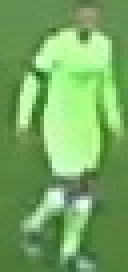
#> input picture output_videos/cropped_image.jpg, 32 x 68 px (shown 4 times larger)
$ jupyter execute color_assignment.ipynb
#> lines starting #> are read from the running program, lines starting #| are printed output that depends on the picture
[cell 1]
import cv2
import numpy as np
import matplotlib.pyplot as plt
from sklearn.cluster import KMeans

[cell 2]
image_path = '../output_videos/cropped_image.jpg'
image = cv2.imread(image_path)
#> image is the input picture: shape (68, 32, 3); mean B, G, R 97.9, 168.2, 118.1
image = cv2.cvtColor(image, cv2.COLOR_BGR2RGB)

[cell 3]
plt.imshow(image)
plt.show()

### Crop only the top part of the Image

[cell 4]
top_half_image = image[0 : int(image.shape[0]/2), :]
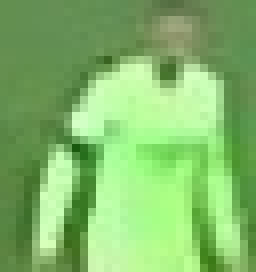
#> top_half_image: shape (34, 32, 3) (shown 8 times larger); mean R, G, B 130.4, 186, 106.8
plt.imshow(top_half_image)
plt.show()

### Cluster the image into two clusters

[cell 5]
#Reshape the image into 2D Array
image_2d = top_half_image.reshape(-1,3)
#> image_2d = 1088 rows, first 8: [99, 143, 80], [99, 143, 80], [99, 143, 82], [99, 143, 82], [99, 143, 84], [99, 143, 84], [102, 143, 85], [102, 143, 85]

#Using K-Means Clustering to create the clusters
kmeans = KMeans(n_clusters=2, random_state=0)
kmeans.fit(image_2d)

#Get the cluster labels
labels = kmeans.labels_

#Reshape the labels into original label shape
clustered_image = labels.reshape(top_half_image.shape[0], top_half_image.shape[1])

plt.imshow(clustered_image)
plt.show()
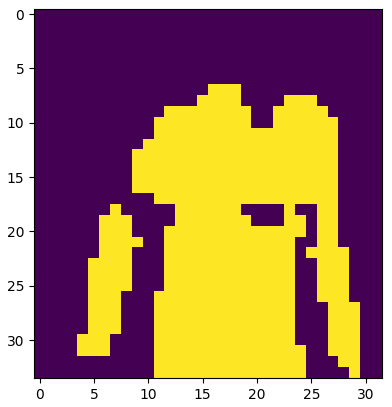
#> figure drawn by matplotlib, 1 panel

[cell 6]
corner_clusters = [clustered_image[0,0], clustered_image[0,-1], clustered_image[-1,0], clustered_image[-1,-1]]
#> corner_clusters = [0, 0, 0, 0]
non_player_cluster = max(set(corner_clusters), key=corner_clusters.count)
#> non_player_cluster = 0
print(non_player_cluster)
#| 0

[cell 7]
player_cluster = 1 - non_player_cluster
#> player_cluster = 1
print(player_cluster)
#| 1

[cell 8]
kmeans.cluster_centers_[player_cluster]
#> Out = [177.2, 244.7, 151.1]
